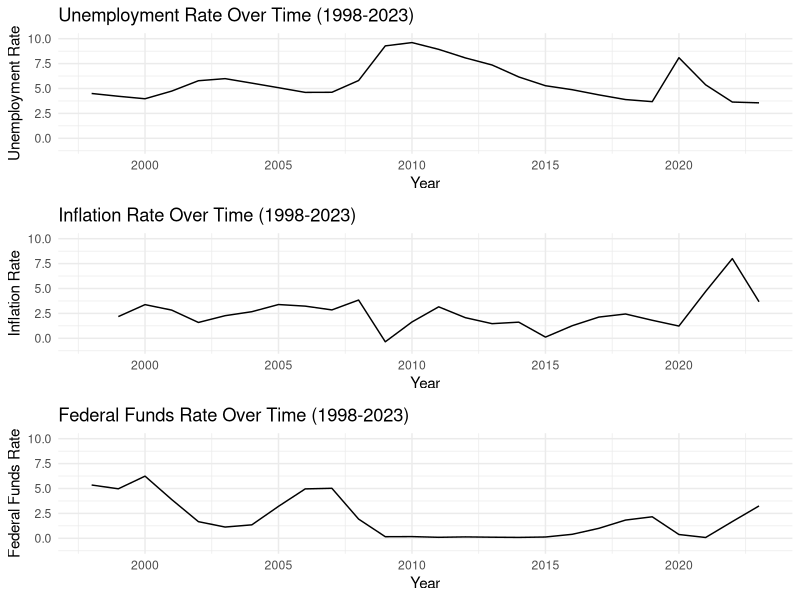
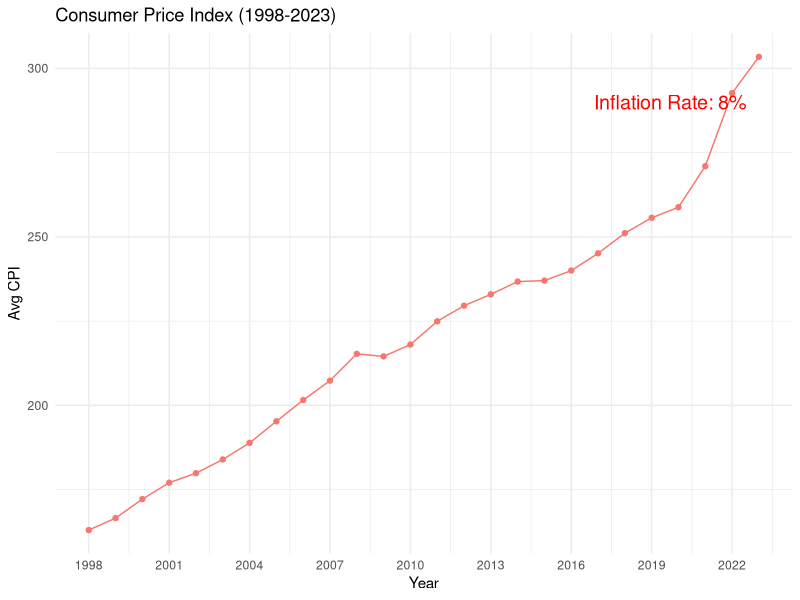
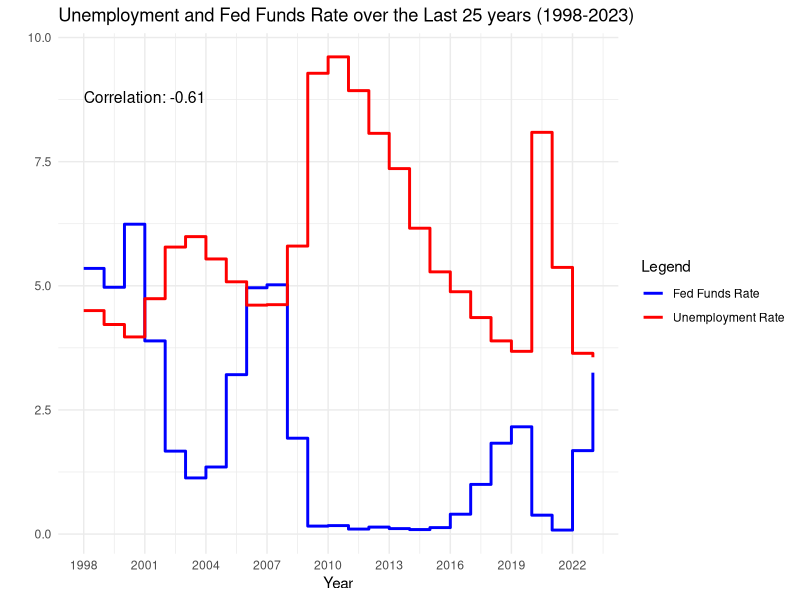
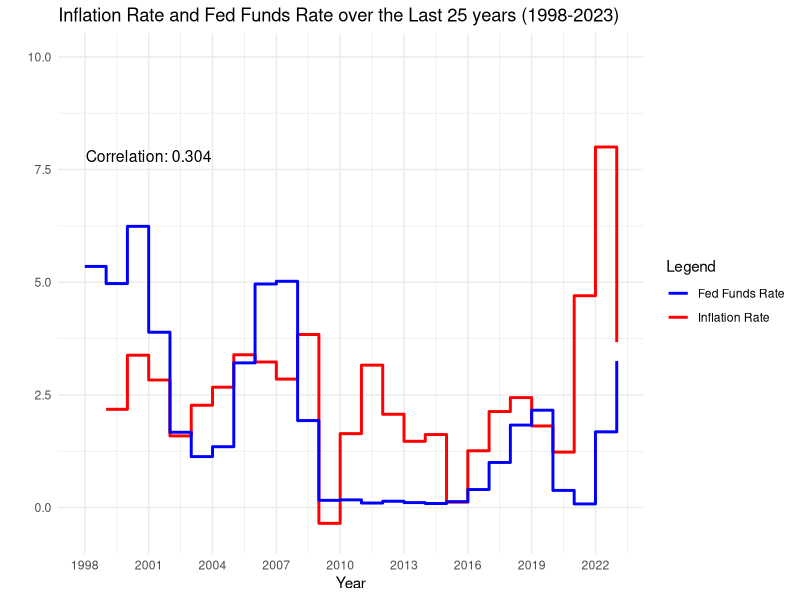

These charts were generated, in order, by the following R code:
## ---- chunk 1
knitr::opts_chunk$set(echo = TRUE, warning = FALSE, message = FALSE,
                      tidy.opts = list(width.cutoff = 80), tidy = TRUE)
## ---- chunk 2
# Load Libraries
library(tidyverse)
## ---- chunk 3
# Loading the Data

cpi_df <- read_csv("datasets/CPI.csv", skip = 10)

funds_rate_df <- read_csv("datasets/FEDFUNDS.csv")

unemployment_rate_df <- read_csv("datasets/UnemploymentRate.csv", skip = 10)
## ---- chunk 4
#Data Wrangling and Cleaning
# clean funds_rate_df
cleaned_funds_rate_df <- funds_rate_df |> 
    mutate(Year = format(as.Date(DATE), "%Y"),
           Month = format(as.Date(DATE), "%b")) |> 
    pivot_wider(names_from = Month, values_from = FEDFUNDS) |> 
    select(Year, Jan,Feb,Mar,Apr,May,Jun,Jul,Sep,Aug,Sep,Oct,Nov,Dec)

# Replace missing values (NA) with 0
cleaned_funds_rate_df[is.na(cleaned_funds_rate_df)] <- 0

# Group and summarize
final_funds_rate_df <- cleaned_funds_rate_df |> 
    group_by(Year) |> 
    summarise_all(~ sum(.x)) |> 
    filter(Year > 1997)

# set row 1 as columns names and remove row 1
colnames(cpi_df) <- cpi_df[1, ]
cpi_df <- cpi_df[-1, ]

# calculate the avg values for each year
year_avg_funds_rate <- final_funds_rate_df %>%
  mutate(Avg_Fed_Rate = round(rowMeans(select(., -Year), na.rm = TRUE),2)) |> 
    select(Year, Avg_Fed_Rate)

cpi_df <- lapply(cpi_df, as.numeric)
cpi_df <- as.data.frame(cpi_df)

year_avg_cpi <- cpi_df %>%
  mutate(Avg_Cpi = round(rowMeans(select(., -c(Year,HALF1, HALF2)), na.rm = TRUE), 2)) %>%
  select(Year, Avg_Cpi)

colnames(unemployment_rate_df) <- unemployment_rate_df[1, ] 
unemployment_rate_df <- unemployment_rate_df |> 
    slice(-1, )

unemployment_rate_df <- lapply(unemployment_rate_df, as.numeric)
unemployment_rate_df <- as.data.frame(unemployment_rate_df)

year_avg_unemployment <- unemployment_rate_df %>%
  mutate(Avg_Unemployment = round(rowMeans(select(., -Year), na.rm = TRUE),2)) |> 
    select(Year, Avg_Unemployment)

# merge cpi, fed funds, and unemployment based on the Year column
merged_df <- merge(year_avg_cpi, year_avg_funds_rate, by = "Year", all = TRUE)
merged_df <- merge(merged_df, year_avg_unemployment, by = "Year", all = TRUE)

merged_df <- merged_df |> 
    mutate(Inflation_Rate = round((Avg_Cpi - lag(Avg_Cpi)) / lag(Avg_Cpi) * 100,2))
## ---- chunk 5
merged_long <- merged_df |> select(-Avg_Cpi) |> 
    pivot_longer(cols = -Year,
                 names_to = "Metric", 
                 values_to = "Value") 
fed_long <- merged_df |> 
    select(Year, Avg_Fed_Rate)
## ---- chunk 6
unemployment_plot <- ggplot(merged_df, aes(x=Year, y=Avg_Unemployment)) + 
    geom_line() +
    labs(
    x = "Year",
    y = "Unemployment Rate",
    title = "Unemployment Rate Over Time (1998-2023)"
  ) +
    ylim(-1, 10) + 
   theme_minimal()
## ---- chunk 7
inflation_plot <- ggplot(merged_df, aes(x=Year, y=Inflation_Rate)) +
    geom_line() +
    labs(
    x = "Year",
    y = "Inflation Rate",
    title = "Inflation Rate Over Time (1998-2023)"
  ) + 
    ylim(-1, 10) + 
    theme_minimal()
## ---- chunk 8
fed_funds_rate_plot <- ggplot(merged_df, aes(x=Year, y=Avg_Fed_Rate)) +
    geom_line() + 
    labs(
    x = "Year",
    y = "Federal Funds Rate",
    title = "Federal Funds Rate Over Time (1998-2023)"
  ) +
    ylim(-1, 10) + 
  theme_minimal()
    
## ---- chunk 9
library(gridExtra)
grid.arrange(unemployment_plot, inflation_plot, fed_funds_rate_plot, ncol = 1)
## ---- chunk 10
ggplot(merged_df, aes(x=Year, y=Avg_Cpi, color = "blue", width = 0.7)) +
    geom_line() +
    geom_point() +
    labs(
    x = "Year",
    y = "Avg CPI",
    title = "Consumer Price Index (1998-2023)"
  ) +
    guides(color = FALSE) +
    scale_x_continuous(breaks = seq(1998, 2023, by = 3)) +
    annotate("text", x = 2019.7, y = 290, label = paste("Inflation Rate: 8%"), size = 5, color = "red") +
    theme_minimal()
## ---- chunk 11
ggplot(merged_df, aes(x=Year)) +
    geom_step(aes(y = Avg_Fed_Rate, color = "Fed Funds Rate"), size = 1) +
    geom_step(aes(y = Avg_Unemployment, color = "Unemployment Rate"), size = 1) +
    labs(
        x = "Year",
        y = "",
        color = "Legend",
        title = "Unemployment and Fed Funds Rate over the Last 25 years (1998-2023)"
    ) +
    scale_color_manual(
        values = c("Fed Funds Rate" = "blue", "Unemployment Rate" = "red"),
        labels = c("Fed Funds Rate", "Unemployment Rate")
    ) +
    scale_x_continuous(breaks = seq(1998, 2023, by = 3)) +
    annotate("text", x = 2001, y = 8.8, label = paste("Correlation: -0.61"), size = 4, color = "black") +
    theme_minimal()
## ---- chunk 12
ggplot(merged_df, aes(x=Year)) +
    geom_step(aes(y = Inflation_Rate, color = "Inflation Rate"), size = 1) +
    geom_step(aes(y=Avg_Fed_Rate, color = "Fed Funds Rate"), size = 1) +
    labs(
        x = "Year",
        y = "",
        color = "Legend",
        title = "Inflation Rate and Fed Funds Rate over the Last 25 years (1998-2023)" 
    ) +
    scale_color_manual(
        values = c("Inflation Rate" = "red",
                   "Fed Funds Rate" = "blue"),
        labels = c("Fed Funds Rate","Inflation Rate") 
    ) +
    scale_x_continuous(breaks = seq(1998, 2023, by = 3)) + 
    annotate("text", x = 2001, y = 7.8, label = paste("Correlation: 0.304"), size = 4, color = "black") +
    ylim(-0.5, 10) +
    theme_minimal()
